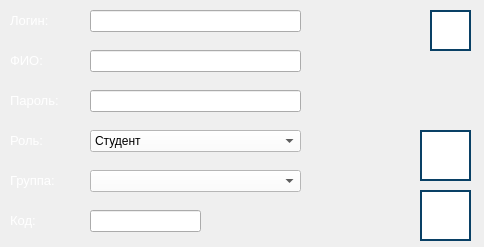
<?xml version="1.0" encoding="UTF-8"?>
<ui version="4.0">
 <class>EditUserWindow</class>
 <widget class="QDialog" name="EditUserWindow">
  <property name="geometry">
   <rect>
    <x>0</x>
    <y>0</y>
    <width>484</width>
    <height>247</height>
   </rect>
  </property>
  <property name="windowTitle">
   <string>Редактирование информации о пользователе - RayTracing</string>
  </property>
  <widget class="QLabel" name="label_role">
   <property name="geometry">
    <rect>
     <x>10</x>
     <y>130</y>
     <width>55</width>
     <height>21</height>
    </rect>
   </property>
   <property name="font">
    <font>
     <pointsize>10</pointsize>
    </font>
   </property>
   <property name="text">
    <string>&lt;html&gt;&lt;head/&gt;&lt;body&gt;&lt;p&gt;&lt;span style=&quot; color:#ffffff;&quot;&gt;Роль:&lt;/span&gt;&lt;/p&gt;&lt;/body&gt;&lt;/html&gt;</string>
   </property>
  </widget>
  <widget class="QLabel" name="label_code">
   <property name="geometry">
    <rect>
     <x>10</x>
     <y>210</y>
     <width>55</width>
     <height>21</height>
    </rect>
   </property>
   <property name="font">
    <font>
     <pointsize>10</pointsize>
    </font>
   </property>
   <property name="text">
    <string>&lt;html&gt;&lt;head/&gt;&lt;body&gt;&lt;p&gt;&lt;span style=&quot; color:#ffffff;&quot;&gt;Код:&lt;/span&gt;&lt;/p&gt;&lt;/body&gt;&lt;/html&gt;</string>
   </property>
  </widget>
  <widget class="QLineEdit" name="text_fullname">
   <property name="geometry">
    <rect>
     <x>90</x>
     <y>50</y>
     <width>211</width>
     <height>22</height>
    </rect>
   </property>
   <property name="maxLength">
    <number>100</number>
   </property>
  </widget>
  <widget class="QLineEdit" name="text_code">
   <property name="geometry">
    <rect>
     <x>90</x>
     <y>210</y>
     <width>111</width>
     <height>22</height>
    </rect>
   </property>
   <property name="maxLength">
    <number>6</number>
   </property>
  </widget>
  <widget class="QLabel" name="label_login">
   <property name="geometry">
    <rect>
     <x>10</x>
     <y>10</y>
     <width>71</width>
     <height>21</height>
    </rect>
   </property>
   <property name="font">
    <font>
     <pointsize>10</pointsize>
    </font>
   </property>
   <property name="text">
    <string>&lt;html&gt;&lt;head/&gt;&lt;body&gt;&lt;p&gt;&lt;span style=&quot; color:#ffffff;&quot;&gt;Логин:&lt;/span&gt;&lt;/p&gt;&lt;/body&gt;&lt;/html&gt;</string>
   </property>
  </widget>
  <widget class="QLineEdit" name="text_login">
   <property name="geometry">
    <rect>
     <x>90</x>
     <y>10</y>
     <width>211</width>
     <height>22</height>
    </rect>
   </property>
   <property name="maxLength">
    <number>8</number>
   </property>
  </widget>
  <widget class="QPushButton" name="button_help">
   <property name="geometry">
    <rect>
     <x>430</x>
     <y>10</y>
     <width>41</width>
     <height>41</height>
    </rect>
   </property>
   <property name="toolTip">
    <string>Получить справку</string>
   </property>
   <property name="styleSheet">
    <string notr="true">QPushButton {
    background-color: rgb(255, 255, 255);
    border: 2px solid #094065;
}

QPushButton:pressed {
    background-color:  rgb(118, 118, 118);
}
</string>
   </property>
   <property name="text">
    <string/>
   </property>
   <property name="icon">
    <iconset>
     <normaloff>images/help-button.png</normaloff>images/help-button.png</iconset>
   </property>
   <property name="iconSize">
    <size>
     <width>36</width>
     <height>36</height>
    </size>
   </property>
  </widget>
  <widget class="QLineEdit" name="text_password">
   <property name="geometry">
    <rect>
     <x>90</x>
     <y>90</y>
     <width>211</width>
     <height>22</height>
    </rect>
   </property>
   <property name="maxLength">
    <number>20</number>
   </property>
  </widget>
  <widget class="QPushButton" name="button_edit">
   <property name="geometry">
    <rect>
     <x>420</x>
     <y>130</y>
     <width>51</width>
     <height>51</height>
    </rect>
   </property>
   <property name="toolTip">
    <string>Сохранить измененные данные о пользователе</string>
   </property>
   <property name="styleSheet">
    <string notr="true">QPushButton {
    background-color: rgb(255, 255, 255);
    border: 2px solid #094065;
}

QPushButton:pressed {
    background-color:  rgb(118, 118, 118);
}
</string>
   </property>
   <property name="text">
    <string/>
   </property>
   <property name="icon">
    <iconset>
     <normaloff>images/edit-user-button.png</normaloff>images/edit-user-button.png</iconset>
   </property>
   <property name="iconSize">
    <size>
     <width>36</width>
     <height>36</height>
    </size>
   </property>
  </widget>
  <widget class="QPushButton" name="button_exit">
   <property name="geometry">
    <rect>
     <x>420</x>
     <y>190</y>
     <width>51</width>
     <height>51</height>
    </rect>
   </property>
   <property name="toolTip">
    <string>Выйти из режима редактирования</string>
   </property>
   <property name="styleSheet">
    <string notr="true">QPushButton {
    background-color: rgb(255, 255, 255);
    border: 2px solid #094065;
}

QPushButton:pressed {
    background-color:  rgb(118, 118, 118);
}
</string>
   </property>
   <property name="text">
    <string/>
   </property>
   <property name="icon">
    <iconset>
     <normaloff>images/exit-button.png</normaloff>images/exit-button.png</iconset>
   </property>
   <property name="iconSize">
    <size>
     <width>36</width>
     <height>36</height>
    </size>
   </property>
  </widget>
  <widget class="QLabel" name="label_fullname">
   <property name="geometry">
    <rect>
     <x>10</x>
     <y>50</y>
     <width>55</width>
     <height>21</height>
    </rect>
   </property>
   <property name="font">
    <font>
     <pointsize>10</pointsize>
    </font>
   </property>
   <property name="text">
    <string>&lt;html&gt;&lt;head/&gt;&lt;body&gt;&lt;p&gt;&lt;span style=&quot; color:#ffffff;&quot;&gt;ФИО:&lt;/span&gt;&lt;/p&gt;&lt;/body&gt;&lt;/html&gt;</string>
   </property>
  </widget>
  <widget class="QLabel" name="label_password">
   <property name="geometry">
    <rect>
     <x>10</x>
     <y>90</y>
     <width>81</width>
     <height>21</height>
    </rect>
   </property>
   <property name="font">
    <font>
     <pointsize>10</pointsize>
    </font>
   </property>
   <property name="text">
    <string>&lt;html&gt;&lt;head/&gt;&lt;body&gt;&lt;p&gt;&lt;span style=&quot; color:#ffffff;&quot;&gt;Пароль:&lt;/span&gt;&lt;/p&gt;&lt;/body&gt;&lt;/html&gt;</string>
   </property>
  </widget>
  <widget class="QComboBox" name="comboBox_roles">
   <property name="geometry">
    <rect>
     <x>90</x>
     <y>130</y>
     <width>211</width>
     <height>22</height>
    </rect>
   </property>
   <property name="styleSheet">
    <string notr="true">background-color: rgb(255, 255, 255);
color: rgb(0, 0, 0);
</string>
   </property>
   <item>
    <property name="text">
     <string>Студент</string>
    </property>
   </item>
   <item>
    <property name="text">
     <string>Преподаватель</string>
    </property>
   </item>
  </widget>
  <widget class="QLabel" name="label_group">
   <property name="geometry">
    <rect>
     <x>10</x>
     <y>170</y>
     <width>61</width>
     <height>21</height>
    </rect>
   </property>
   <property name="font">
    <font>
     <pointsize>10</pointsize>
    </font>
   </property>
   <property name="text">
    <string>&lt;html&gt;&lt;head/&gt;&lt;body&gt;&lt;p&gt;&lt;span style=&quot; color:#ffffff;&quot;&gt;Группа:&lt;/span&gt;&lt;/p&gt;&lt;/body&gt;&lt;/html&gt;</string>
   </property>
  </widget>
  <widget class="QComboBox" name="comboBox_groups">
   <property name="geometry">
    <rect>
     <x>90</x>
     <y>170</y>
     <width>211</width>
     <height>22</height>
    </rect>
   </property>
   <property name="styleSheet">
    <string notr="true">background-color: rgb(255, 255, 255);
color: rgb(0, 0, 0);
</string>
   </property>
  </widget>
 </widget>
 <resources/>
 <connections/>
</ui>
